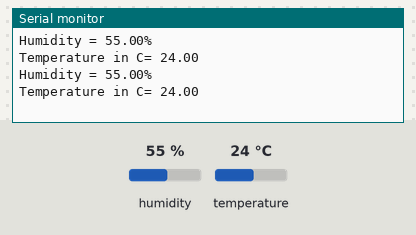
The sketch below on a simulated Arduino Uno, built with avr-gcc and run on an emulated ATmega328P. On the bench: the last lines printed to the serial monitor. The inputs (shaded band) are chosen by the test bench; at power-on: humidity 55 %, temperature 24 °C.

Above: at 2.8 s.
2.9 s: humidity set to 22 %
At 4.7 s:
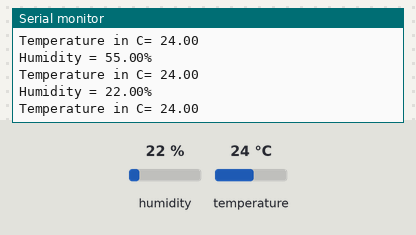
5.6 s: temperature set to 12 °C
At 7.1 s:
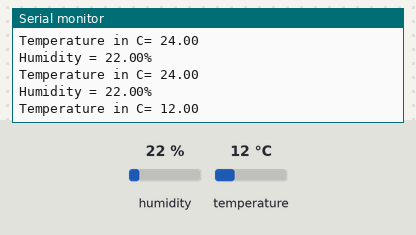
8.3 s: humidity set to 40 %
At 8.3 s:
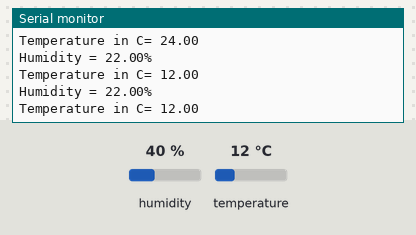
Timing chart, 0 to 11.3 s (numbered marks = the images above; inputs shaded):
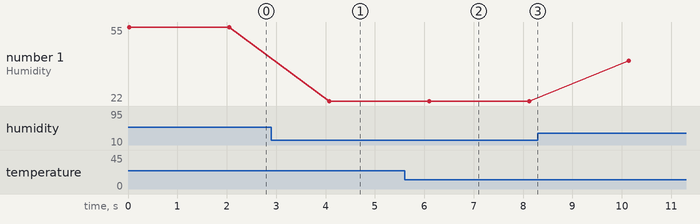

Measured:
- after the input at 2.9 s, the serial monitor: prints a new line after 1.2 s (image 1)
- after the input at 5.6 s, the serial monitor: prints a new line after 0.52 s (image 2)
- plotted number 1: 55 → 22 after the input at 2.9 s, 22 → 40 after the input at 8.3 s

The sketch:

arduino_code.ino
```cpp
#include "DHT.h"
#define dht_1 2
#define DHTTYPE DHT11
DHT dht(dht_1, DHTTYPE);

void setup(){
Serial.begin(9600);
  dht.begin();
 }
void loop(){
 float h= dht.readHumidity();
 float t= dht.readTemperature();
 Serial.print("Humidity = ");
    Serial.print(h);
    Serial.print("%  ");
    Serial.print('\n');
    Serial.print("Temperature in C= ");
    Serial.print(t);
     Serial.print('\n');
    delay(2000);

 }
```
